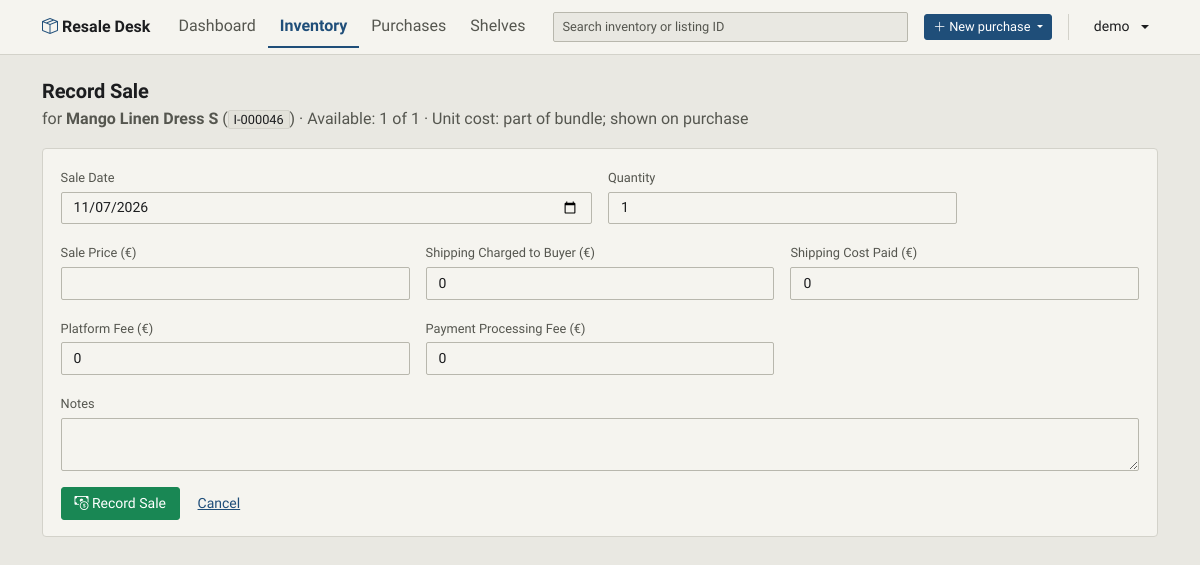
/items/46/sale/new (signed in), run on the app's committed database.
### models.py (models this page shows, shortened)
class User(UserMixin, db.Model):
    __tablename__ = 'users'
    id: Mapped[int] = mapped_column(primary_key=True)
    username: Mapped[str] = mapped_column(String(64), unique=True, nullable=False)
    password_hash: Mapped[str] = mapped_column(String(128), nullable=False)
    currency: Mapped[str] = mapped_column(String(3), default="EUR", nullable=False)
    shelves: Mapped[List["Shelf"]] = relationship("Shelf", back_populates="owner", cascade="all, delete-orphan", lazy=True)
    purchases: Mapped[List["Purchase"]] = relationship("Purchase", back_populates="owner", cascade="all, delete-orphan", lazy=True)
    items: Mapped[List["Item"]] = relationship("Item", back_populates="owner", cascade="all, delete-orphan", lazy=True)

class Item(db.Model):
    __tablename__ = "items"
    __table_args__ = (
        CheckConstraint("quantity > 0", name="ck_items_quantity_positive"),
        CheckConstraint(
            "quantity_sold >= 0 AND quantity_written_off >= 0 "
            "AND quantity_sold + quantity_written_off <= quantity",
            name="ck_items_quantity_sold_range",
        ),
    )
    id: Mapped[int] = mapped_column(primary_key=True)
    user_id: Mapped[int] = mapped_column(ForeignKey("users.id"), nullable=False)
    purchase_id: Mapped[int] = mapped_column(ForeignKey("purchases.id"), nullable=False)
    shelf_id: Mapped[Optional[int]] = mapped_column(ForeignKey("shelves.id"))
    name: Mapped[str] = mapped_column(String(64), nullable=False)
    quantity: Mapped[int] = mapped_column(nullable=False, default=1)
    quantity_sold: Mapped[int] = mapped_column(nullable=False, default=0)
    quantity_written_off: Mapped[int] = mapped_column(nullable=False, default=0)
    category: Mapped[Optional[str]] = mapped_column(String(64))
    condition: Mapped[Optional[str]] = mapped_column(String(32))
    brand: Mapped[Optional[str]] = mapped_column(String(64))
    status: Mapped[ItemStatus] = mapped_column(
        SQLEnum(ItemStatus, values_callable=lambda statuses: [status.value for status in statuses]),
        default=ItemStatus.ON_SALE,
    )
    notes: Mapped[Optional[str]] = mapped_column(String(5120))
    assigned_price: Mapped[Optional[Decimal]] = mapped_column(MONEY)
    created_at: Mapped[datetime] = mapped_column(server_default=func.now())
    owner: Mapped["User"] = relationship("User", back_populates="items")
    purchase: Mapped["Purchase"] = relationship("Purchase", back_populates="items")
    shelf: Mapped[Optional["Shelf"]] = relationship("Shelf", back_populates="items")
    listings: Mapped[List["Listing"]] = relationship("Listing", back_populates="item", cascade="all, delete-orphan", lazy=True)
    sales: Mapped[List["Sale"]] = relationship("Sale", back_populates="item", cascade="all, delete-orphan", order_by="Sale.id")
    @property
    def inventory_code(self) -> str | None:
        if self.id is None:
            return None
        return f"I-{self.id:06d}"
    @property
    def available_quantity(self) -> int:
        return max(self.quantity - self.quantity_sold - self.quantity_written_off, 0)
    @property
    def is_bundle(self) -> bool:
        return bool(self.purchase and self.purchase.purchase_type == PurchaseType.BUNDLE)
    @property
    def has_own_cost(self) -> bool:
        return not self.is_bundle or self.purchase.has_assigned_prices

### app.py (the view, shortened to what this page needs)
@app.route("/items/<int:item_id>/sale/new", methods=["GET", "POST"])
@login_required
def new_sale(item_id):
    item = Item.query.filter_by(id=item_id, user_id=current_user.id).first_or_404()
    if item.available_quantity <= 0:
        flash(_("There are no available units to sell."), "warning")
        return redirect(url_for("view_item", item_id=item.id))
    return render_template("sales/sales_new.html", item=item)

### templates/sales/sales_new.html (shortened to what this page needs)
{% extends "layout.html" %}
{% block content %}
<h3 class="mb-1">{{ _('Record Sale') }}</h3>
<p class="text-muted">{{ _('for') }} <strong>{{ item.name }}</strong> (<code class="inv-code">{{ item.inventory_code }}</code>) &middot; {{ _('Available:') }} {{ item.available_quantity }} {{ _('of') }} {{ item.quantity }} &middot; {{ _('Unit cost:') }} {% if not item.has_own_cost %}{{ _('part of bundle; shown on purchase') }}{% elif item.unit_cost is not none %}{{ currency_symbol }}{{ "%.2f"|format(item.unit_cost) }}{% else %}-{% endif %}</p>
<div class="card shadow-sm">
    <div class="card-body">
        <form method="post">
            <div class="row g-3">
                {% if item.listings %}
                <div class="col-md-6">
                    <label class="form-label">{{ _('Sold via Listing') }}</label>
                    <select class="form-select" name="listing_id">
                        <option value="">{{ _('Not linked to a specific listing') }}</option>
                        {% for l in item.listings %}
                        <option value="{{ l.id }}" {% if loop.first %}selected{% endif %}>{{ l.platform }}{% if l.listing_id %} - {{ l.listing_id }}{% endif %}</option>
                        {% endfor %}
                    </select>
                </div>
                <div class="col-md-6">
                    <label class="form-label">{{ _('Sale Date') }}</label>
                    <input type="date" class="form-control" name="sale_date" value="{{ today }}" required>
                </div>
                {% else %}
                <div class="col-md-6">
                    <label class="form-label">{{ _('Sale Date') }}</label>
                    <input type="date" class="form-control" name="sale_date" value="{{ today }}" required>
                </div>
                {% endif %}
                <div class="col-md-4">
                    <label class="form-label">{{ _('Quantity') }}</label>
                    <input type="number" min="1" max="{{ item.available_quantity }}" step="1" class="form-control" name="quantity" value="1" required>
                </div>
                <div class="col-md-4">
                    <label class="form-label">{{ _('Sale Price ({symbol})', symbol=currency_symbol) }}</label>
                    <input type="number" step="0.01" min="0" class="form-control" name="sale_price" required>
                </div>
                <div class="col-md-4">
                    <label class="form-label">{{ _('Shipping Charged to Buyer ({symbol})', symbol=currency_symbol) }}</label>
                    <input type="number" step="0.01" min="0" class="form-control" name="shipping_collected" value="0">
                </div>
                <div class="col-md-4">
                    <label class="form-label">{{ _('Shipping Cost Paid ({symbol})', symbol=currency_symbol) }}</label>
                    <input type="number" step="0.01" min="0" class="form-control" name="shipping_paid" value="0">
                </div>
                <div class="col-md-4">
                    <label class="form-label">{{ _('Platform Fee ({symbol})', symbol=currency_symbol) }}</label>
                    <input type="number" step="0.01" min="0" class="form-control" name="platform_fee" value="0">
                </div>
                <div class="col-md-4">
                    <label class="form-label">{{ _('Payment Processing Fee ({symbol})', symbol=currency_symbol) }}</label>
                    <input type="number" step="0.01" min="0" class="form-control" name="payment_fee" value="0">
                </div>
                <div class="col-12">
                    <label class="form-label">{{ _('Notes') }}</label>
                    <textarea class="form-control" name="notes" rows="2"></textarea>
                </div>
            </div>
            <button type="submit" class="btn btn-success mt-3"><i class="bi bi-cash-coin"></i> {{ _('Record Sale') }}</button>
            <a href="{{ url_for('view_item', item_id=item.id) }}" class="btn btn-link mt-3">{{ _('Cancel') }}</a>
        </form>
    </div>
</div>
{% endblock %}

### templates/layout.html (shortened to what this page needs)
<!DOCTYPE html>
<html lang="{{ html_lang }}">
<head>
    <link href="https://cdn.jsdelivr.net/npm/bootstrap@5.3.3/dist/css/bootstrap.min.css" rel="stylesheet">
    <link href="https://cdn.jsdelivr.net/npm/bootstrap-icons@1.11.3/font/bootstrap-icons.css" rel="stylesheet">
    <link href="{{ url_for('static', filename='style.css') }}" rel="stylesheet">
</head>
<body>
    {% if current_user.is_authenticated %}
    <nav class="navbar navbar-expand-lg navbar-dark bg-dark mb-4">
        <div class="container">
            <a class="navbar-brand fw-bold" href="{{ url_for('index') }}">
                <i class="bi bi-box-seam"></i> Resale Desk
            </a>
            <div class="collapse navbar-collapse" id="navMenu">
                {% set ep = request.endpoint %}
                {% set nav_tabs = [
                    ('index', 'Dashboard', ['index']),
                    ('inventory', 'Inventory', ['inventory', 'view_item', 'new_listing', 'new_sale']),
                    ('purchases', 'Purchases', ['purchases', 'new_purchase', 'view_purchase', 'add_items']),
                    ('shelves', 'Shelves', ['shelves'])
                ] %}
                <ul class="navbar-nav me-auto">
                    {% for endpoint, label, endpoints in nav_tabs %}
                    <li class="nav-item"><a class="nav-link{{ ' active' if ep in endpoints }}" href="{{ url_for(endpoint) }}"{{ ' aria-current="page"'|safe if ep in endpoints }}>{{ _(label) }}</a></li>
                    {% endfor %}
                </ul>
                <form class="d-none d-lg-flex flex-grow-1 header-search ms-3 me-3" role="search" action="{{ url_for('inventory') }}" method="get"
                      data-search-preview="{{ url_for('search_preview') }}" data-recent-key="resale-desk-recent-searches-{{ current_user.id }}">
                    <input class="form-control form-control-sm" type="search" name="q" autocomplete="off" autocapitalize="off" autocorrect="off" spellcheck="false"
                           placeholder="{{ _('Search inventory or listing ID') }}" value="{{ request.args.get('q', '') }}">
                </form>
                <div class="dropdown header-new-purchase">
                    <button class="btn btn-primary btn-sm dropdown-toggle" type="button" data-bs-toggle="dropdown" aria-expanded="false">
                        <i class="bi bi-plus-lg" aria-hidden="true"></i> {{ _('New purchase') }}
                    </button>
                </div>
                <div class="dropdown header-account">
                    <button class="btn header-account-toggle dropdown-toggle" type="button" data-bs-toggle="dropdown" data-bs-auto-close="outside" aria-expanded="false">
                        <span class="header-account-name">{{ current_user.username }}</span>
                    </button>
                </div>
            </div>
        </div>
    </nav>
    {% endif %}
<div class="container mb-5">
    {% block content %}{% endblock %}
</div>
</body>
</html>

### data on the page
User: username "demo"
Item: name "Mango Linen Dress S", inventory_code "I-000046", available_quantity "1", quantity "1"
